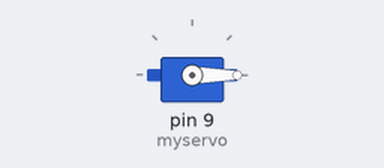
A sketch run on a simulated Arduino Uno, built with avr-gcc and run on an emulated ATmega328P. Shown: servo.

Above: at 0.05 s.
At 5.55 s:
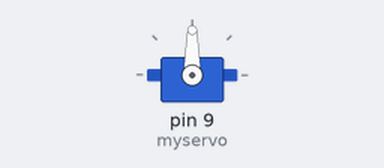
At 11.15 s:
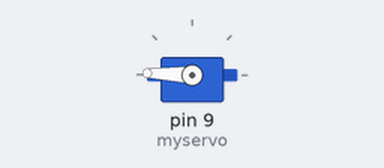
At 22.35 s:
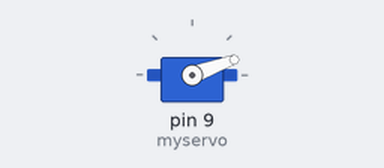
Timing chart, 0 to 30.3 s (numbered marks = the images above):
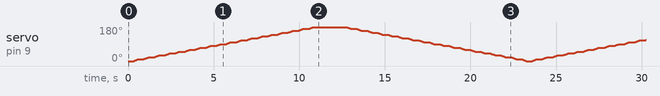

The sketch:

Servo_with_Pot.ino
```cpp
/*
  Controlling a servo position using a potentiometer (variable resistor)
  by Michal Rinott <http://people.interaction-ivrea.it/m.rinott>

  modified on 8 Nov 2013
  by Scott Fitzgerald
  http://www.arduino.cc/en/Tutorial/Knob
*/

#include <Servo.h>

Servo myservo;  // create servo object to control a servo

int potpin = 0;  // analog pin used to connect the potentiometer
int val;    // variable to read the value from the analog pin

void setup() {
  myservo.attach(9);  // attaches the servo on pin 9 to the servo object
}

void loop() {
  myservo.write(0);

  for (int i = 0; i < 179; i++)
  {
    myservo.write(i);
    delay(30);
    if (i % 10 == 0)
    {
      delay(300);
    }
  }
  delay(2000);
  for (int i = 179; i > 0; i--)
  {
    myservo.write(i);
    delay(30);
    if (i % 10 == 0)
    {
      delay(300);
    }
  }


}
```
